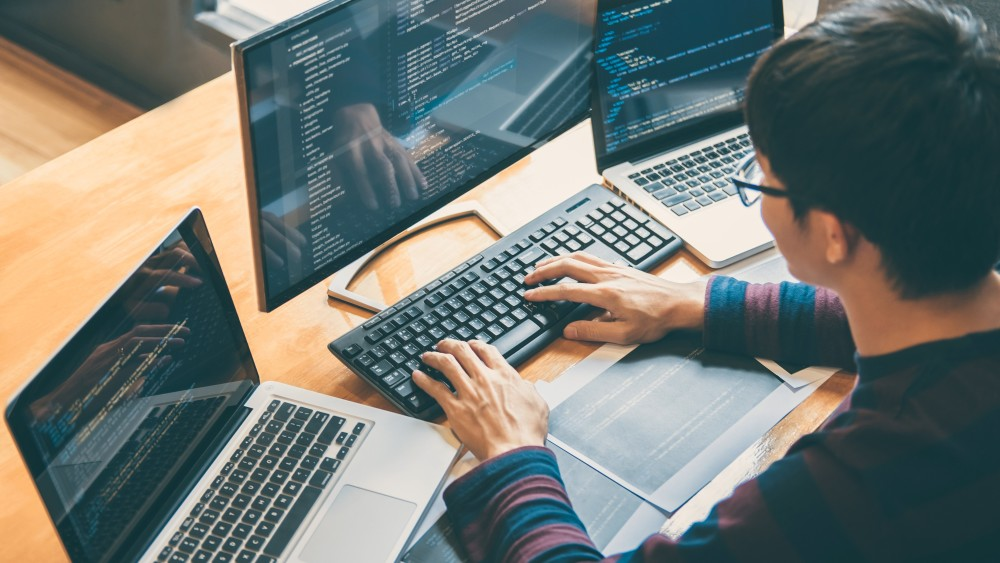
#> input picture pictures/homePage.jpg, 1000 x 563 px
$ python -i Chapter03.py   (imports and definitions only)   (older library calls are emulated)
#> lines starting #> are read from the running program, lines starting #| are printed output that depends on the picture
#> further down, picture is the input picture: shape (563, 1000, 3); mean B, G, R 115.4, 120.3, 114
import numpy as np
import cv2

L = 256

# [216 lines left out: functions Negative, Logarit, Power, PiecewiseLinear, Histogram, HistEqual and 8 more, not called in this run]

def Gradient(imgin):
    sobel_x = np.array([[-1,-2,-1],[0,0,0],[1,2,1]])
    sobel_y = np.array([[-1,0,1],[-2,0,2],[-1,0,1]])

    # Đạo hàm cấp 1 theo hướng x
    mygx = cv2.filter2D(imgin, cv2.CV_32FC1, sobel_x)
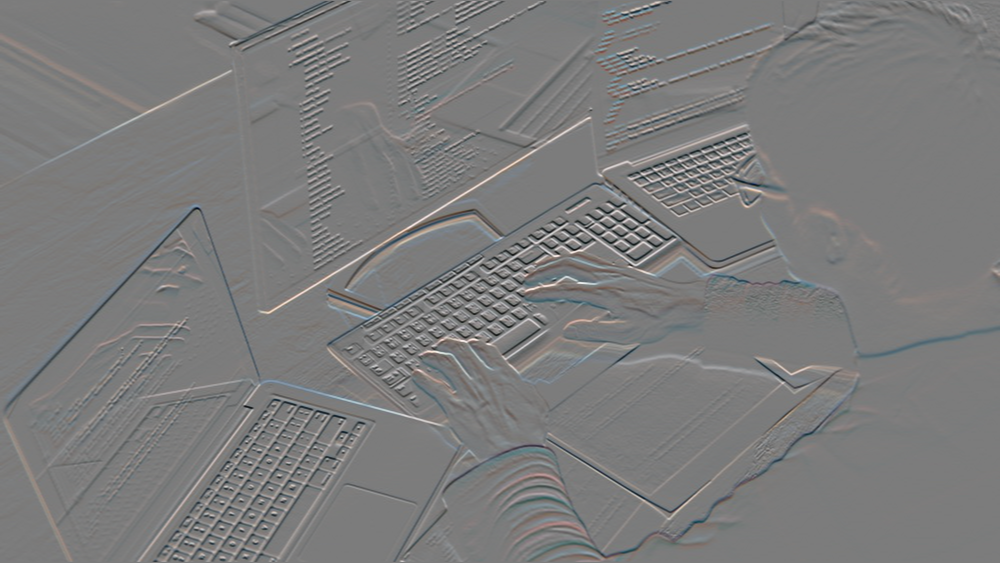
#> mygx: shape (563, 1000, 3) float32; mean B, G, R -0.4, -0.3, -0.3; drawn with min black and max white
    # Đạo hàm cấp 1 theo hướng y
    mygy = cv2.filter2D(imgin, cv2.CV_32FC1, sobel_y)
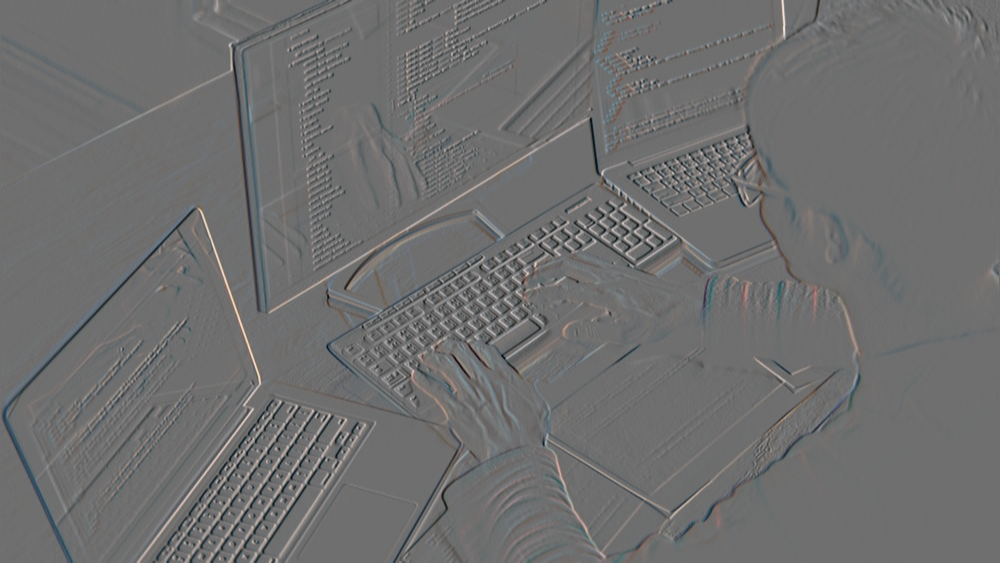
#> mygy: shape (563, 1000, 3) float32; mean B, G, R -0.5, -0.9, -1.4; drawn with min black and max white

    # Lưu ý: cv2.Sobel có hướng x nằm ngang
    # ngược lại với sách Digital Image Processing
    gx = cv2.Sobel(imgin,cv2.CV_32FC1, dx = 1, dy = 0)
    gy = cv2.Sobel(imgin,cv2.CV_32FC1, dx = 0, dy = 1)

    imgout = abs(gx) + abs(gy)
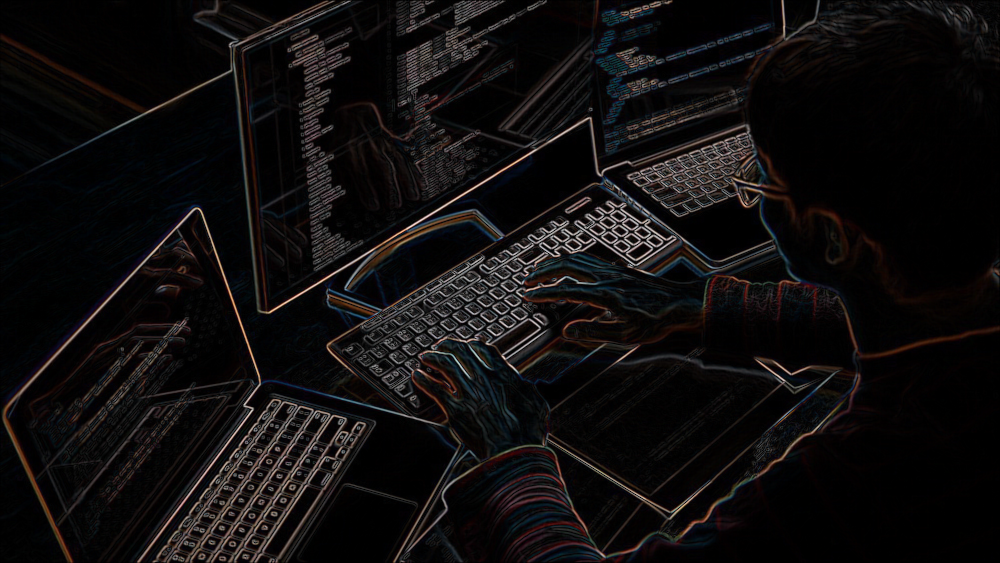
#> imgout: shape (563, 1000, 3) float32; mean B, G, R 66, 65.2, 74.7; drawn with min black and max white
    imgout = np.clip(imgout, 0, L-1)
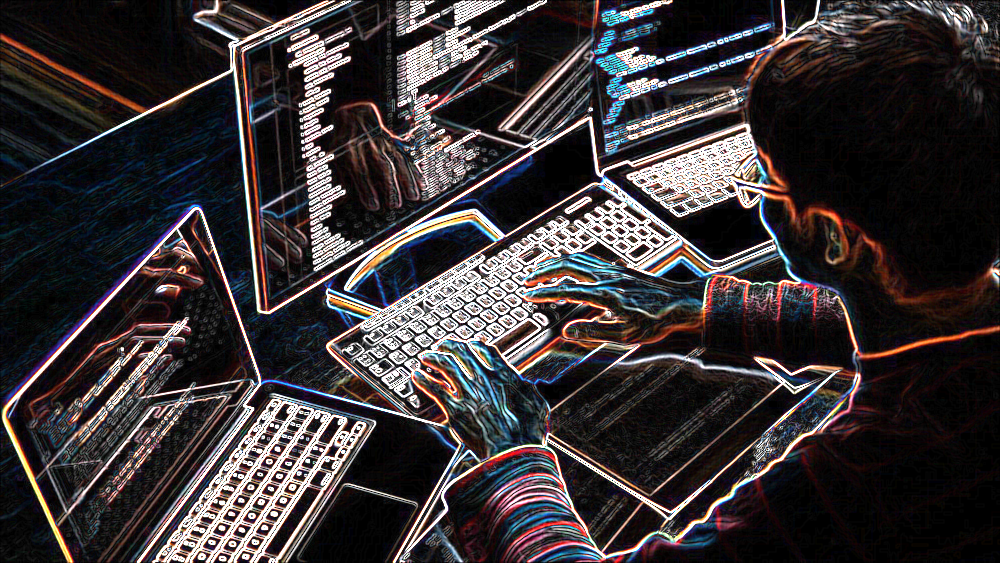
#> imgout: shape (563, 1000, 3) float32; mean B, G, R 54.3, 52.6, 58.4
    imgout = imgout.astype(np.uint8)
    return imgout

>>> import cv2
>>> picture = cv2.imread('../pictures/homePage.jpg')
>>> result = Gradient(picture)
